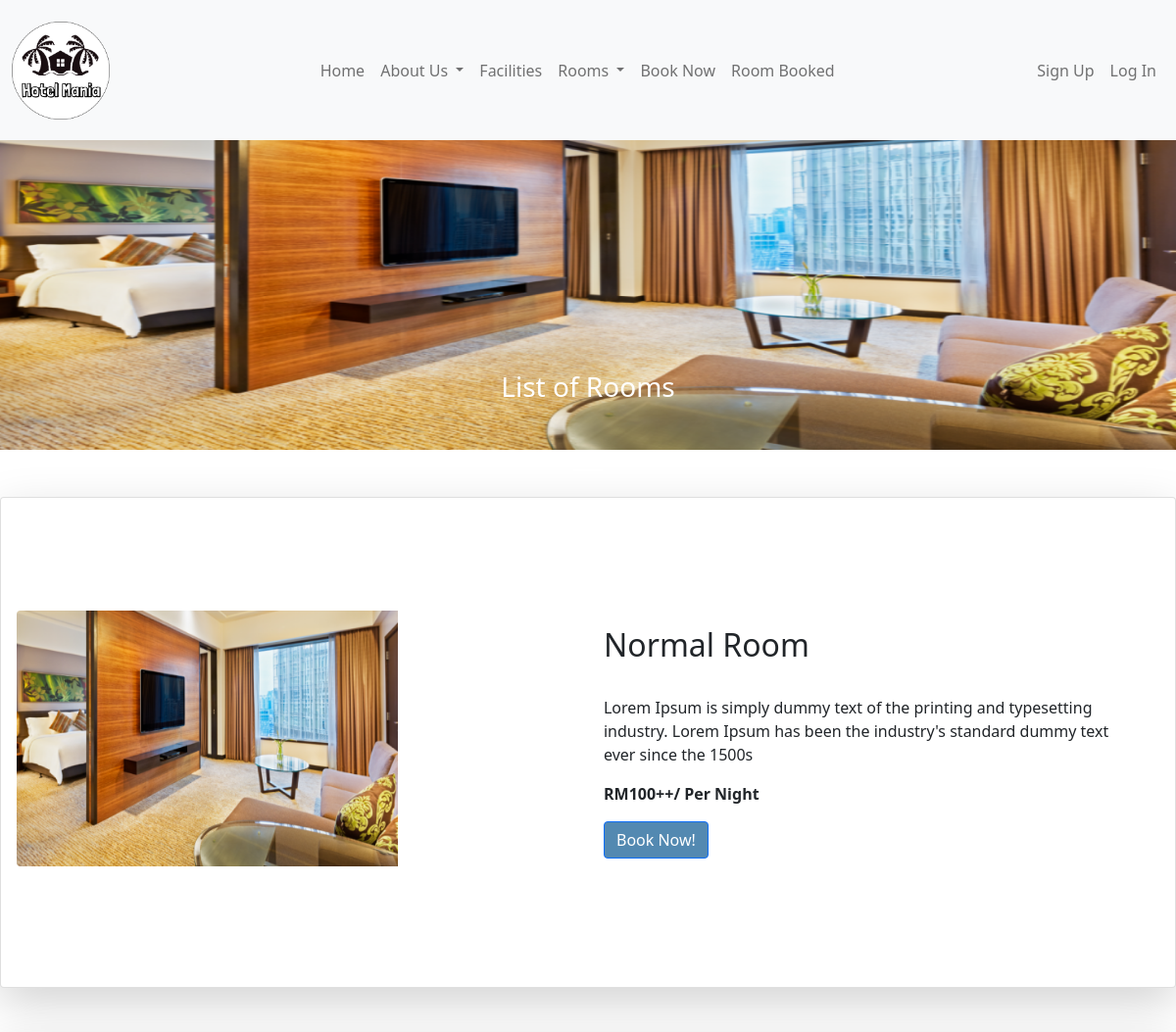
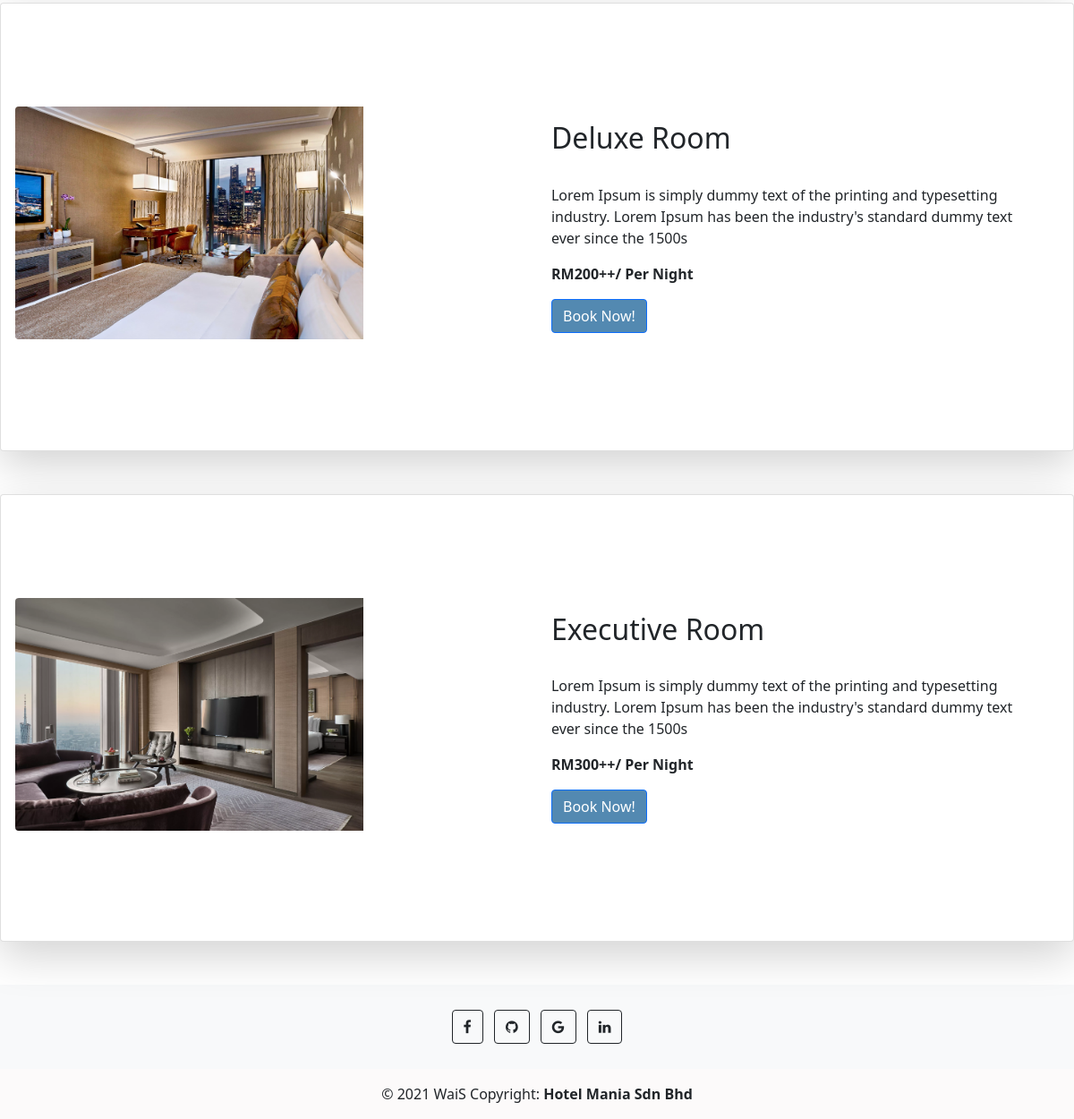
Page /room-list.php on the committed database (2 pictures, top to bottom).
### tables this page shows
CREATE TABLE `roomtypedb` (
  `roomTypeId` int(11) NOT NULL,
  `roomType` enum('Normal','Executive','Deluxe') NOT NULL,
  `roomRate` double NOT NULL,
  `roomDetails` varchar(255) NOT NULL,
  `roomImage` text NOT NULL
);

### backend/config.php (called while the page is built)
<?php
require_once "product_db.php";
$product_db = new product_db();
?>

### backend/product_db.php (called while the page is built, shortened)
<?php
require_once "DBController.php";
class product_db extends DBController{
    function getAllProduct()
    {
        $query = "SELECT * FROM roomtypedb";
        $productResult = $this->getDBResult($query);
        return $productResult;
    }
}
?>

### backend/DBController.php (called while the page is built, shortened)
<?php
class DBController
{
    private $host = "localhost";
    private $user = "root";
    private $password = "";
    private $database = "hotel_mania";
    private static $conn;
    function __construct()
    {
        $this->conn = mysqli_connect($this->host, $this->user, $this->password, $this->database);
    }
    function getDBResult($query, $params = array())
    {
        $sql_statement = $this->conn->prepare($query);
        $sql_statement->execute();
        $result = $sql_statement->get_result();
        if ($result->num_rows > 0) {
            while ($row = $result->fetch_assoc()) {
                $resultset[] = $row;
            }
        }
        if (! empty($resultset)) {
            return $resultset;
        }
    }
}

### room-list.php (the view, shortened to what this page needs)
<!DOCTYPE html>
<html lang="en">
<?php require_once "backend/config.php"; ?>
<head>
    <link rel="stylesheet" href="css/room.css">
    <link href="https://cdn.jsdelivr.net/npm/bootstrap@5.1.1/dist/css/bootstrap.min.css" rel="stylesheet">
    <link rel="stylesheet" href="https://cdn.jsdelivr.net/npm/bootstrap-icons@1.6.0/font/bootstrap-icons.css">
</head>
<?php include 'include_php/header.php';?>
<body>
<?php
        $query = "SELECT * FROM roomtypedb";
        $product_array = $product_db->getAllProduct($query);
        ?>
<div id="carouselExampleSlidesOnly" class="carousel slide firstcard" data-bs-ride="carousel">
  <div class="carousel-indicators">
    <button type="button" data-bs-target="#carouselExampleCaptions" data-bs-slide-to="0" class="active" aria-current="true" aria-label="Slide 1"></button>
</div>
  <div class="carousel-inner crl">
    <div class="carousel-item active">
      <img src="resources/normal-room.png" class="d-block w-100" alt="...">
      <div class="carousel-caption d-none d-md-block">
        <h3><?php echo "List of Rooms"; ?></h3>
      </div>
    </div>
  </div>
</div>
<?php
        if (!empty($product_array)) {
            foreach ($product_array as $key => $value) {
        ?>
<div class="card mb-3 shadow-lg p-3 mb-5 bg-white rounded">
    <div class="row g-0 row-center row1">
        <div class="col-md-4">
            <img src="<?php echo $product_array[$key]["roomImage"]; ?>" class="img-fluid rounded-start dslr-image" alt="...">
        </div>
        <div class="col-md-2">
        </div>
        <div class="col-md-6 justify-content-center align-self-center">
            <div class="card-body">
                <div class="dslr-description">
                    <h2 class="card-title"><?php echo $product_array[$key]["roomType"] . " Room"; ?></h2><br>
                    <p class="card-text text-description"><?php echo $product_array[$key]["roomDetails"]; ?></p>
                    <p><b><?php echo  "RM".$product_array[$key]["roomRate"] . "++/ Per Night" ; ?> </b></p>
                    <input type="submit" value="Book Now!" onclick="location.href='booking.php'" class="btn btn-primary submitbtn2">
                </div>
            </div>
        </div>
    </div>
</div>
<?php
            }
        }
?>
<?php include 'include_php/footer.php';?>
</body>
</html>

### css/room.css (style rules this page uses)
html body { padding-top: 6.2em; }
.w-100 { height: 45vh; }
.firstcard { padding-bottom: 3em; }
.row1 { padding-top: 6.2em; padding-bottom: 6.2em; }
.submitbtn2 { background-color: #5389B1 !important; }

### rows in the picture
roomtypedb: roomImage (picture), roomType "Normal", roomDetails "Lorem Ipsum is simply dummy text of the printing and typesetting industry. Lorem Ipsum has been the industry's standard dummy text ever since the 1500s", roomRate "100"
roomtypedb: roomImage (picture), roomType "Deluxe", roomDetails "Lorem Ipsum is simply dummy text of the printing and typesetting industry. Lorem Ipsum has been the industry's standard dummy text ever since the 1500s", roomRate "200"
roomtypedb: roomImage (picture), roomType "Executive", roomDetails "Lorem Ipsum is simply dummy text of the printing and typesetting industry. Lorem Ipsum has been the industry's standard dummy text ever since the 1500s", roomRate "300"
